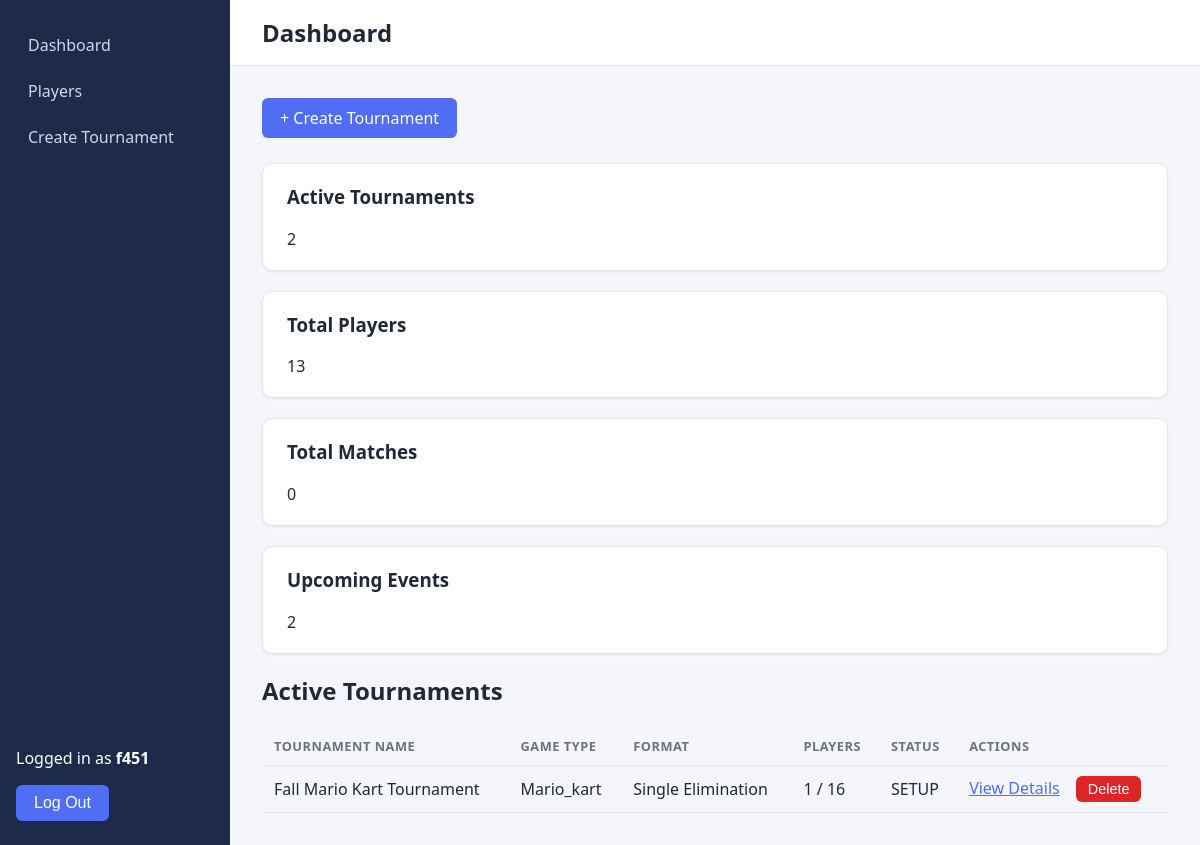
Screenshot of / (signed in) with the database file from the repository.
### tournament/models.py (models this page shows, shortened)
class Tournament(models.Model):
    FORMAT_CHOICES = [
        ('single_elimination', 'Single Elimination'),
        ('double_elimination', 'Double Elimination'),
        ('swiss', 'Swiss'),
        ('free_for_all', 'Free-for-All'),
    ]
    name = models.CharField(max_length=200)
    game_type = models.CharField(max_length=100, default='unknown', help_text="e.g., 'pokemon_tcg', 'mario_kart'")
    date = models.DateField()
    status = models.CharField(max_length=50, default='SETUP')
    format = models.CharField(max_length=50, choices=FORMAT_CHOICES, default='single_elimination')
    num_rounds = models.PositiveIntegerField(default=3)
    max_players = models.PositiveIntegerField(default=16)

### tournament/views.py (the view)
# urls.py: path("", views.dashboard, name="dashboard"),
def dashboard(request):
    active_tournaments = Tournament.objects.filter(
        status='SETUP'
    ).annotate(
        entrant_count=Count('registrations')
    ).order_by('-date')[:5]
    tournament_count = Tournament.objects.count()
    player_count = Player.objects.count()
    match_count = Match.objects.count()
    context = {
        'tournaments': active_tournaments,
        'tournament_count': tournament_count,
        'player_count': player_count,
        'match_count': match_count,
    }
    return render(
        request,
        "tournament/dashboard.html",
        context
    )

### tournament/templates/tournament/dashboard.html (shortened to what this page needs)
{% extends "tournament/base.html" %}
{% block heading %}
Dashboard
{% endblock %}
{% block content %}
<div style="margin-bottom: 25px;">
    <a href="{% url 'tournament_setup' %}" class="btn btn-primary">
        + Create Tournament
    </a>
</div>
<div class="card-grid">
    <div class="card">
        <h3>Active Tournaments</h3>
        <div class="number">{{ tournament_count }}</div>
    </div>
    <div class="card">
        <h3>Total Players</h3>
        <div class="number">{{ player_count }}</div>
    </div>
    <div class="card">
        <h3>Total Matches</h3>
        <div class="number">{{ match_count }}</div>
    </div>
    <div class="card">
        <h3>Upcoming Events</h3>
        <div class="number">{{ tournament_count }}</div>
    </div>
</div>
<div class="table-container">
    <h2>Active Tournaments</h2>
    <table>
        <thead>
            <tr>
                <th>Tournament Name</th>
                <th>Game Type</th>
                <th>Format</th>
                <th>Players</th>
                <th>Status</th>
                <th>Actions</th>
            </tr>
        </thead>
        <tbody>
            {% for tournament in tournaments %}
            <tr>
                <td>{{ tournament.name }}</td>
                <td>{{ tournament.game_type|capfirst }}</td>
                <td>{{ tournament.get_format_display }}</td>
                <td>{{ tournament.entrant_count }} / {{ tournament.max_players }}</td>
                <td>{{ tournament.status }}</td>
                <td>
                    <a href="{% url 'tournament_detail' tournament.id %}">View Details</a>
                    <form method="post"
                          action="{% url 'delete_tournament' tournament.id %}"
                          style="display: inline; margin-left: 12px;"
                          onsubmit="return confirm('Delete {{ tournament.name|escapejs }}? This also removes its registrations and matches.');">
                        <button type="submit" style="background: #dc2626; padding: 5px 12px; font-size: 0.9rem;">Delete</button>
                    </form>
                </td>
            </tr>
            {% empty %}
            <tr>
                <td colspan="6">No tournaments are currently set up.</td>
            </tr>
            {% endfor %}
        </tbody>
    </table>
</div>
{% endblock %}

### tournament/templates/tournament/base.html (shortened to what this page needs)
{% load static %}
<!DOCTYPE html>
<html lang="en">
<head>
    <link rel="stylesheet" href="{% static 'tournament/css/style.css' %}">
</head>
<body>
    <div class="app">
        <aside class="sidebar">
            <nav>
                <a href="{% url 'dashboard' %}">Dashboard</a>
                <a href="{% url 'players' %}">Players</a>
                <a href="{% url 'tournament_setup' %}">Create Tournament</a>
            </nav>
            <div class="sidebar-bottom">
                {% if user.is_authenticated %}
                    <p>Logged in as <strong>{{ user.username }}</strong></p>
                    <form method="post" action="{% url 'logout' %}">
                        <button type="submit">Log Out</button>
                    </form>
                {% else %}
                    <a href="{% url 'login' %}">Log In</a>
                    <a href="{% url 'signup' %}">Sign Up</a>
                {% endif %}
            </div>
        </aside>
        <main class="main">
            <header class="topbar">
                <h1>{% block heading%}Tournament Manager{% endblock %}</h1>
            </header>
            <section class="content">
                {% block content %}
                {% endblock %}
            </section>
        </main>
    </div>
</body>
</html>

### tournament/static/tournament/css/style.css (style rules this page uses)
:root { --bg: #f4f6fb; --sidebar: #1e2a4a; --sidebar-hover: #2d3d6b; --accent: #4f6df5; --accent-dark: #3a54d4; --text: #1f2937; --muted: #6b7280; --border: #e2e6ef; }
* { box-sizing: border-box; }
body { margin: 0; font-family: "Segoe UI", Roboto, Arial, sans-serif; background: var(--bg); color: var(--text); }
.app { display: flex; min-height: 100vh; }
.sidebar { width: 230px; background: var(--sidebar); color: #fff; display: flex; flex-direction: column; padding: 24px 16px; }
.sidebar nav { display: flex; flex-direction: column; gap: 4px; }
.sidebar a { color: #cfd6ee; text-decoration: none; padding: 10px 12px; border-radius: 6px; }
.sidebar-bottom { margin-top: auto; }
.main { flex: 1; display: flex; flex-direction: column; min-width: 0; }
.topbar { background: #fff; border-bottom: 1px solid var(--border); padding: 16px 32px; display: flex; justify-content: space-between; align-items: center; }
.topbar h1 { margin: 0; font-size: 1.5rem; }
.content { padding: 32px; max-width: 1100px; }
.card { background: #fff; border: 1px solid var(--border); border-radius: 10px; padding: 20px 24px; margin-bottom: 20px; box-shadow: 0 1px 3px rgba(0, 0, 0, 0.06); }
.card h2, .card h3 { margin-top: 0; }
table { width: 100%; border-collapse: collapse; margin-top: 12px; }
th, td { text-align: left; padding: 10px 12px; border-bottom: 1px solid var(--border); }
th { font-size: 0.8rem; text-transform: uppercase; letter-spacing: 0.04em; color: var(--muted); }
button, .btn-primary { background: var(--accent); color: #fff; border: none; padding: 9px 18px; border-radius: 6px; font-size: 1rem; cursor: pointer; text-decoration: none; display: inline-block; }
.content a { color: var(--accent); }
.content a.btn-primary, .content a.btn-primary:hover, .content a.btn-primary:visited, .content a[class*="btn"], .content a[class*="btn"]:hover, .content a[class*="btn"]:visited { color: #fff; }

### rows the page displays
Tournament: name "Fall Mario Kart Tournament", game_type "Mario_kart", format "Single Elimination", entrant_count "1", max_players "16", status "SETUP"

### other values shown
{{ user.username }} "f451"
{{ tournament_count }} "2"
{{ player_count }} "13"
{{ match_count }} "0"
